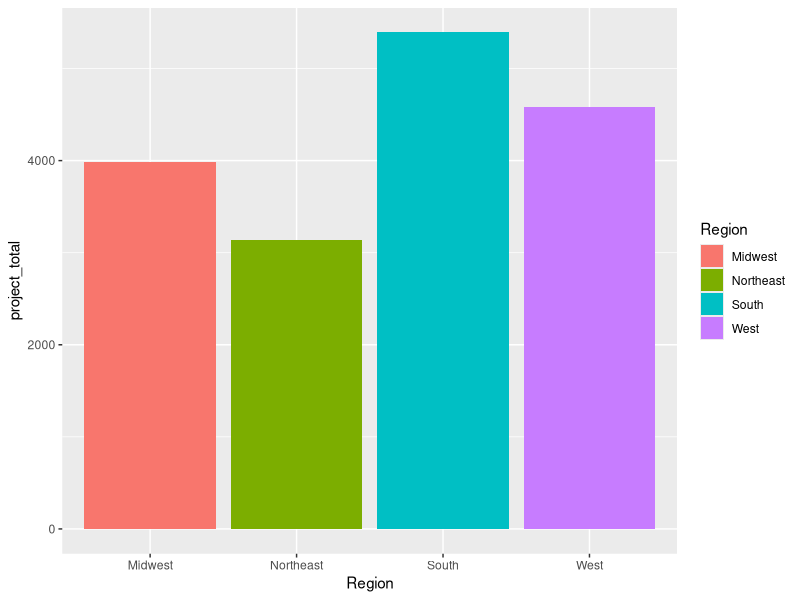
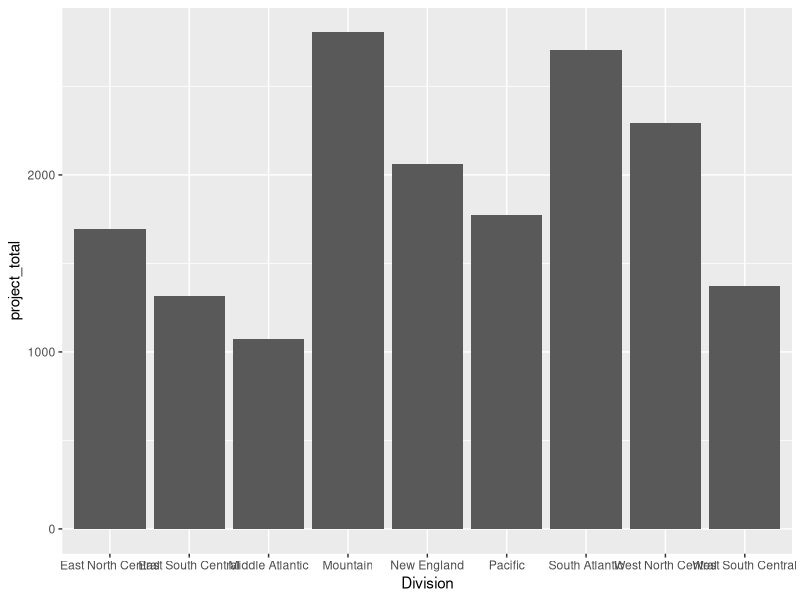

Write the R code that produced these figures, in order.
## ---- chunk 1
knitr::opts_chunk$set(echo = TRUE)
library(tidyverse)
library(readxl)

## ---- chunk 2
rawdata <- read_excel("data/USGS_Aggregates_Data-1971-2021.xlsx", sheet = "Complete_1971_2021")

## ---- chunk 3
rawdata |>
  summarise(project_total = n(), .by = Region) |>
  ggplot(aes(x = Region, y = project_total, fill = Region)) + 
  geom_col()


rawdata |>
  summarise(project_total = n(), .by = Division) |>
  ggplot(aes(x = Division, y = project_total)) + 
  geom_col()

